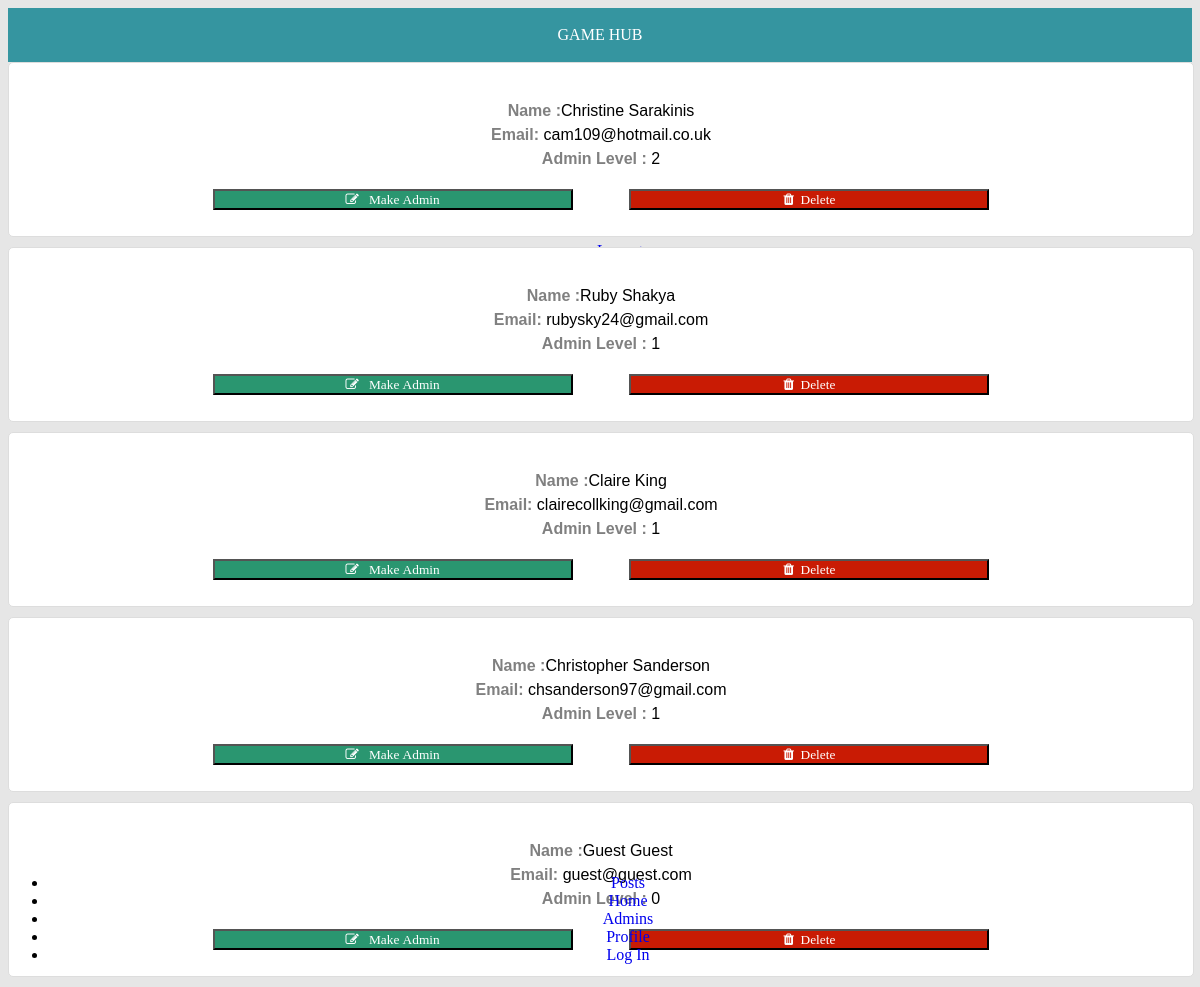
Before: /userList.php (signed in) with the older database file.
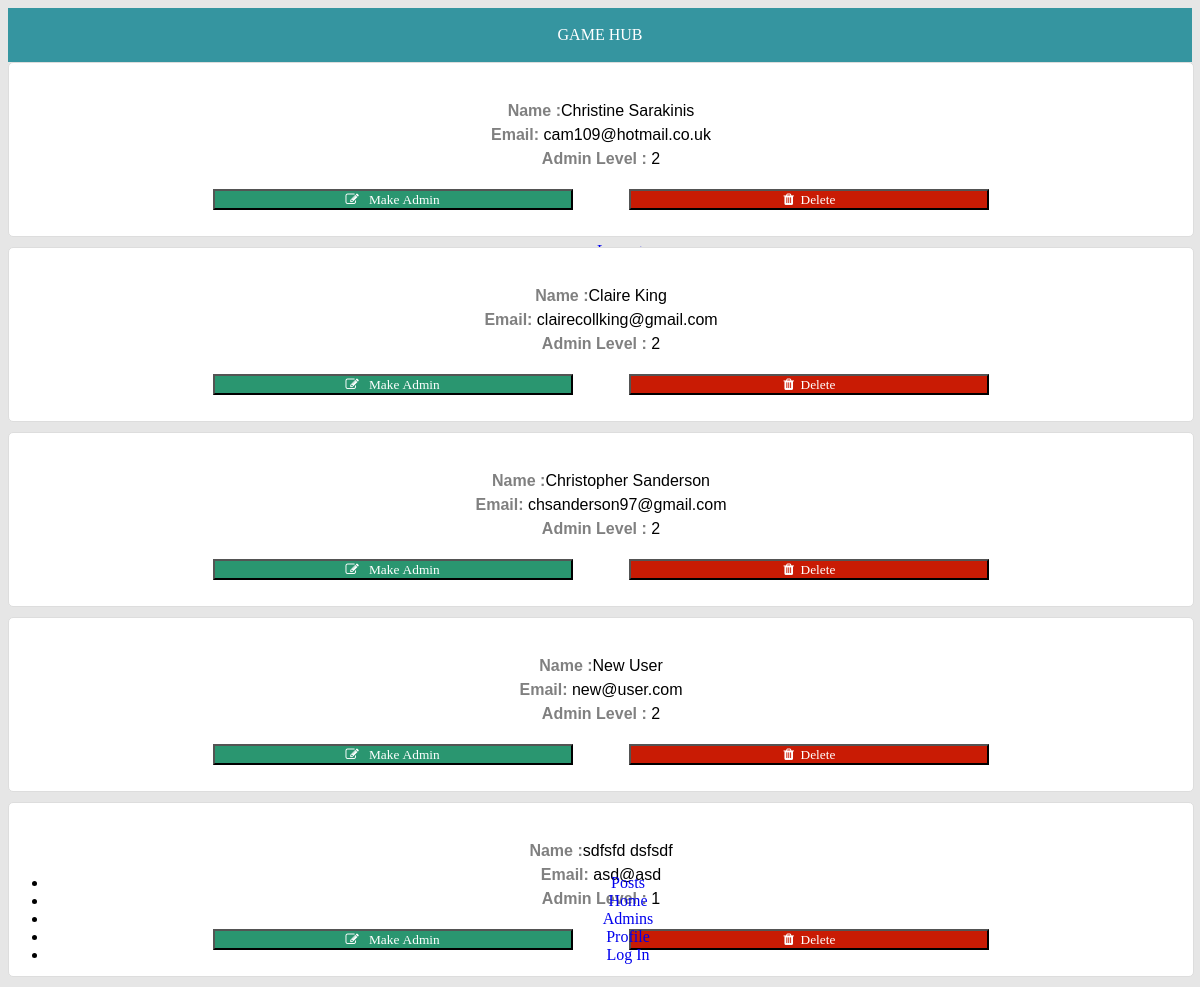
After: the same page with the newer database file.
### tables this page shows
CREATE TABLE `users` (
  `userID` int(11) NOT NULL,
  `firstName` varchar(15) NOT NULL,
  `lastName` varchar(15) NOT NULL,
  `email` varchar(50) NOT NULL,
  `password` varchar(15) NOT NULL,
  `admin` tinyint(1) NOT NULL DEFAULT '0',
  `dateJoined` timestamp NOT NULL DEFAULT CURRENT_TIMESTAMP
);

### userList.php (the view, shortened to what this page needs)
<?php
$con = db();
?>
<!DOCTYPE html>
<html>
<head>
    <link rel="stylesheet" href="css/style.css" type="text/css">
  	<link href="https://maxcdn.bootstrapcdn.com/font-awesome/4.7.0/css/font-awesome.min.css" rel='stylesheet'>
  <link rel="stylesheet" href="http://code.jquery.com/mobile/1.4.5/jquery.mobile-1.4.5.min.css">
  <link rel="stylesheet"  href="dist/jqm-icon-pack-fa.css" />
</head>
<body>
  <div data-role="pages" id="container">
    <div data-role="header" id="header">
      GAME HUB
        <div class="ui-btn-right" data-role="controlgroup" data-type="horizontal">
           <a href="#popupMenu" data-rel="popup" data-transition="slideup" class="ui-btn ui-icon-user ui-btn-icon-notext ui-btn-inline ui-corner-all">My Profile</a>
           <div data-role="popup" id="popupMenu">
              <ul data-role="listview" data-inset="true">
                <li><a href="profile.php">My Profile</a></li>
                <li><a href="user.php">Logout</a></li>
              </ul>
          </div>
        </div>
    </div>
      <div data-role="main" class="ui-content" id="mainDiv">
        <?php
        $sql_search = "SELECT userID AS 'User ID', firstName AS 'First Name', lastName AS 'Last Name', email AS 'email', admin AS 'Admin Level' FROM users";
        $result = $con->query($sql_search);
        if ($result-> num_rows > 0) {
          while($row = $result->fetch_assoc()) {
            $editLink="userEdit.php?editUser=".$row['User ID'];
            $deleteLink="userEdit.php?deleteUser=".$row['User ID'];
            echo "<section class='container'><div class='profileContent'><p><b>Name :</b>".$row['First Name']." ".$row['Last Name']."<br><b>Email: </b>".$row['email']."<br><b>Admin Level : </b>" .$row['Admin Level']."</b></p>
             <button id='okayButton' onClick=document.location.href='".$editLink."'><i class='fa fa-pencil-square-o'> &nbsp; Make Admin</i></button><a href='".$deleteLink."' data-ajax='false'><button id='cancelButton' onclick=\"return confirm('Are you sure you want to delete this user?');\" data-ajax='false'><i class='fa fa-trash'> &nbsp;Delete</i></button></a></div></section>";
          }
        }else{
          echo "No results have been found matching your search";
        };
      ?>
  </div>
    <div data-role="footer" id="footer">
      <div data-role="navbar"  data-position="fixed">
      <?php
        echo '<ul>
        <li><a href="post.php" id="post" data-icon="file" data-ajax="false">Posts</a></li>
        <li><a href="homepage.php" id="post" data-icon="gamepad" data-ajax="false">Home</a></li><li><a href="userList.php" id="arrow-up" data-icon="user" data-ajax="false">Admins</a></li><li><a href="profile.php" id="arrow-up" data-icon="smile-o" data-ajax="false">Profile</a></li><li><a href="login.php" id="arrow-up" data-icon="smile-o" data-ajax="false">Log In</a></li></ul>';
      ?>
    </div>
  </div>
</div>
</body>
</html>

### css/style.css (style rules this page uses)
body { background-color: #e6e6e6; }
#header { background-color: #3595a0; color: white; text-align: center; padding-top: 7px; padding-bottom: 7px; font-size: 15; height: 40px; line-height: 40px; width: 100%; top: 0; }
.container { color: black; padding-bottom: 0px; }
#mainDiv { position: relative; margin-bottom: 30px; }
#footer { text-align: center; padding-top: 7px; padding-bottom: 7px; font-size: 13; position: fixed; width: 100%; bottom: 0; }
b { color: grey; }
.profileContent { width: 80%; display: block; margin: auto; background-color:white; line-height: 150%; font-family: sans-serif; padding: 20px; text-align: center; }
#okayButton, #addGameBTN, #editGameBTN, #addGame, #addPost { background-color: #2a9670; color: white; width: 38%; height: 1%; opacity: 1; display: inline-block; margin-right: 3%; }
#cancelButton { background-color: #c91b04; color: white; width: 38%; height: 10%; left: 5%; right: 10%; opacity: 1; display: inline-block; margin-left: 3%; }
@media (max-width:1200px) and (min-width: 300px) { div { display: block; } }
@media (max-width:1200px) and (min-width: 300px) { a { text-decoration: none; } }
@media (max-width:1200px) and (min-width: 300px) { .container { margin: 0px; padding:0; padding-bottom: 5px; width:100%; background:#fff; border:1px solid #ddd; border-radius: 5px; position:relative; float:left; margin-bottom: 10px; } }

Changed rows visible on the page:
removed users: firstName "Ruby", lastName "Shakya", email "rubysky24@gmail.com", admin "1"
removed users: firstName "Guest", lastName "Guest", email "guest@guest.com", admin "0"
changed users "Claire": admin "1" → "2"
changed users "Christopher": admin "1" → "2"
added users: firstName "New", lastName "User", email "new@user.com", admin "2"
added users: firstName "sdfsfd", lastName "dsfsdf", email "asd@asd", admin "1"
